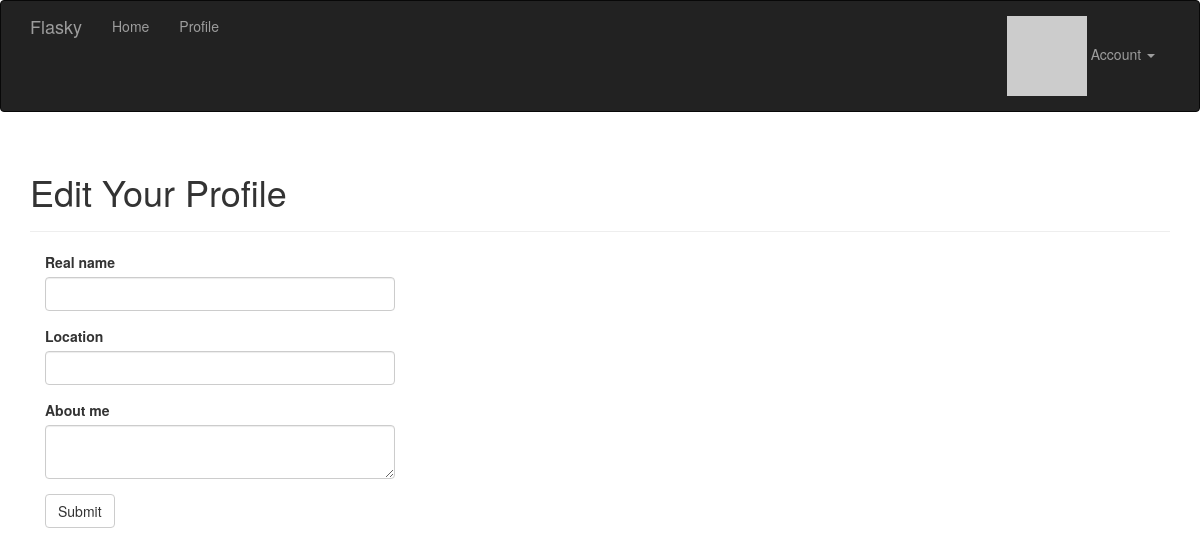
The page /edit-profile (signed in) on the database as committed earlier.
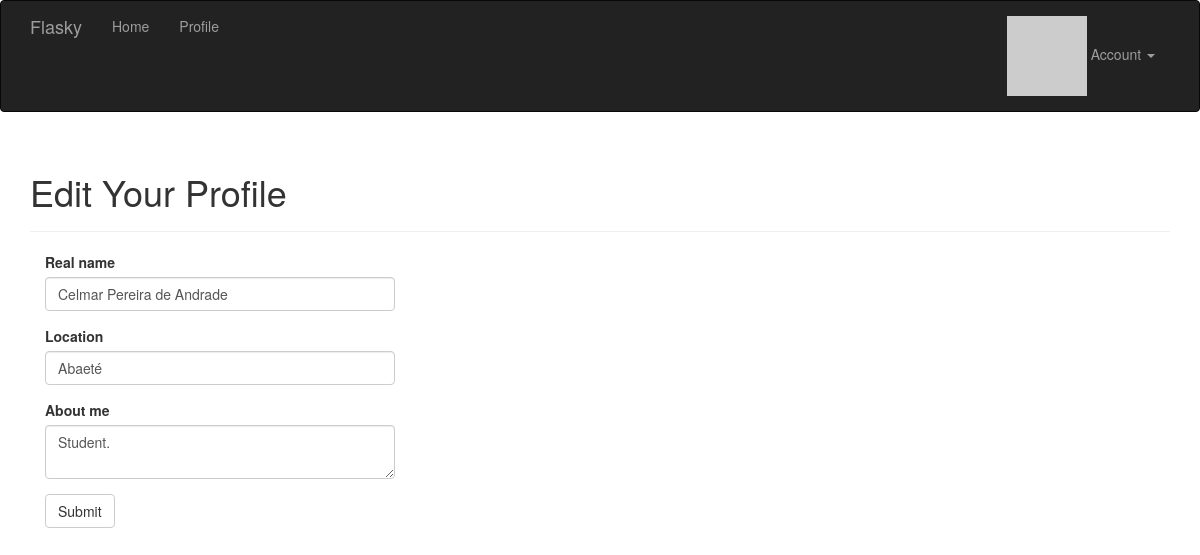
The same page on the database as committed later.
### app/models.py (models this page shows, shortened)
class User(UserMixin, db.Model):
    __tablename__ = "users"
    id: Mapped[int] = mapped_column(primary_key=True)
    email: Mapped[str] = mapped_column(unique=True, index=True)
    username: Mapped[str] = mapped_column(unique=True, index=True)
    role_id: Mapped[int] = mapped_column(ForeignKey("roles.id"), nullable=True)
    password_hash: Mapped[str] = mapped_column(nullable=False)
    confirmed: Mapped[bool] = mapped_column(default=False)
    name: Mapped[str | None] = mapped_column()
    location: Mapped[str | None] = mapped_column()
    about_me: Mapped[str | None] = mapped_column(Text)
    member_since: Mapped[datetime] = mapped_column(DateTime(timezone=True), default=lambda: datetime.now(UTC))
    last_seen: Mapped[datetime] = mapped_column(DateTime(timezone=True), default=lambda: datetime.now(UTC))
    avatar_hash: Mapped[str | None] = mapped_column()
    posts: DynamicMapped["Post"] = relationship(back_populates="author", lazy="dynamic")
    @property
    def password(self) -> None:
        raise AttributeError("password is not a readable attribute")
    def ping(self) -> None:
        self.last_seen = datetime.now(UTC)
        db.session.add(self)
        db.session.commit()
    def gravatar(self, size: int = 100, default: str = "identicon", rating: str = "g") -> str:
        url: str = "https://secure.gravatar.com/avatar"
        hash_avatar: str = self.avatar_hash or self.gravatar_hash()
        return f"{url}/{hash_avatar}?s={size}&d={default}&r={rating}'."

### app/main/views.py (the view, shortened to what this page needs)
@main.route("/edit-profile", methods=["GET", "POST"])
@login_required
def edit_profile():
    form: EditProfileForm = EditProfileForm()
    form.name.data = current_user.name
    form.location.data = current_user.location
    form.about_me.data = current_user.about_me
    return render_template("edit_profile.html", form=form)

### app/main/forms.py
class EditProfileForm(FlaskForm):
    name = StringField("Real name", validators=[Length(0, 64)])
    location = StringField("Location", validators=[Length(0, 64)])
    about_me = TextAreaField("About me")
    submit = SubmitField("Submit")

### app/auth/views.py (called while the page is built)
@auth.before_app_request
def before_request():
    if current_user.is_authenticated:
        current_user.ping()
        if not current_user.confirmed and request.blueprint != "auth" and request.endpoint != "static":
            return redirect(url_for("auth.unconfirmed"))
    return None

### app/main/__init__.py (called while the page is built)
@main.app_context_processor
def inject_permissions():
    return dict(Permission=Permission)

### app/models.py (called while the page is built)
@login_manager.user_loader
def load_user(user_id) -> User |  None:
    return db.session.get(User, int(user_id))

### app/templates/edit_profile.html (shortened to what this page needs)
{% extends "base.html" %}
{% import "bootstrap/wtf.html" as wtf %}
{% block page_content %}
<div class="page-header">
    <h1>Edit Your Profile</h1>
</div>
<div class="col-md-4">
    {{ wtf.quick_form(form) }}
</div>
{% endblock %}

Rows that differ between the two databases and show on the page:
now on this page (row edited): User: name "Celmar Pereira de Andrade", location "Abaeté", about_me "Student."
